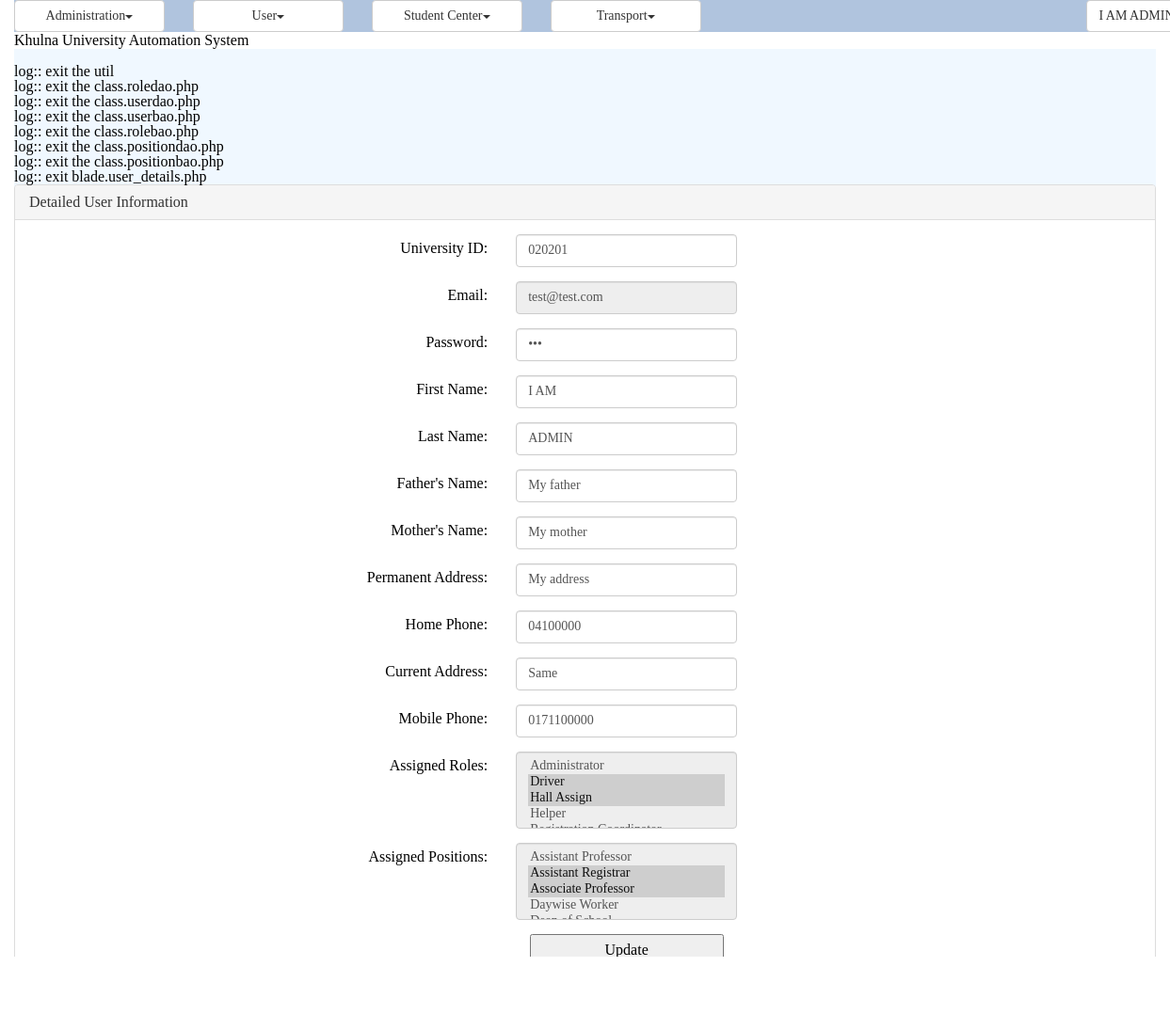
/user_details.php (signed in), run on the app's committed database.
### tables this page shows
CREATE TABLE `tbl_user` (
  `ID` varchar(40) NOT NULL,
  `UniversityID` varchar(20) NOT NULL,
  `Email` varchar(50) NOT NULL,
  `Password` varchar(20) NOT NULL,
  `FirstName` varchar(50) NOT NULL,
  `LastName` varchar(50) NOT NULL,
  `Status` varchar(20) DEFAULT NULL,
  `IsLogged` smallint(1) DEFAULT NULL,
  `IsArchived` smallint(1) DEFAULT NULL,
  `IsDeleted` smallint(1) DEFAULT NULL
);

CREATE TABLE `tbl_user_details` (
  `ID` varchar(40) NOT NULL,
  `FatherName` varchar(100) DEFAULT NULL,
  `MotherName` varchar(100) DEFAULT NULL,
  `PermanentAddress` varchar(200) DEFAULT NULL,
  `HomePhone` varchar(20) DEFAULT NULL,
  `CurrentAddress` varchar(200) DEFAULT NULL,
  `MobilePhone` varchar(20) DEFAULT NULL
);

CREATE TABLE `tbl_role` (
  `ID` varchar(40) NOT NULL,
  `Name` varchar(50) NOT NULL
);

CREATE TABLE `tbl_position` (
  `ID` varchar(40) NOT NULL,
  `Name` varchar(50) NOT NULL
);

### common/class.common.user.php (called while the page is built, shortened)
<?php
class User{
    private $_ID;
    public function setID ( $ID ) {
        $this->_ID = $ID;
    }
    public function getID () {
        return $this->_ID;
    }
}
class UserDetails{
    private $_FatherName;
    private $_MotherName;
    private $_PermanentAddress;
    private $_HomePhone;
    private $_CurrentAddress;
    private $_MobilePhone;
    public function setFatherName ( $FatherName ) {
        $this->_FatherName = $FatherName;
    }
    public function getFatherName () {
        return $this->_FatherName;
    }
    public function setMotherName ( $MotherName ) {
        $this->_MotherName = $MotherName;
    }
    public function getMotherName () {
        return $this->_MotherName;
    }
    public function setPermanentAddress ( $PermanentAddress ) {
        $this->_PermanentAddress = $PermanentAddress;
    }
    public function getPermanentAddress () {
        return $this->_PermanentAddress;
    }
    public function setHomePhone( $HomePhone ) {
        $this->_HomePhone = $HomePhone;
    }
    public function getHomePhone() {
        return $this->_HomePhone;
    }
   public function setCurrentAddress ( $CurrentAddress ) {
        $this->_CurrentAddress = $CurrentAddress;
    }
    public function getCurrentAddress () {
        return $this->_CurrentAddress;
    }
    public function setMobilePhone( $MobilePhone ) {
        $this->_MobilePhone = $MobilePhone;
    }
    public function getMobilePhone() {
        return $this->_MobilePhone;
    }
}
class Role{
    private $_ID;
    private $_Name;
    public function setID ( $ID ) {
        $this->_ID = $ID;
    }
    public function getID () {
        return $this->_ID;
    }
    public function setName( $Name ) {
        $this->_Name = $Name;
    }
    public function getName() {
        return $this->_Name;
    }
}
class Position{
    private $_ID;
    private $_Name;
    public function setID ( $ID ) {
        $this->_ID = $ID;
    }
    public function getID () {
        return $this->_ID;
    }
    public function setName( $Name ) {
        $this->_Name = $Name;
    }
    public function getName() {
        return $this->_Name;
    }
}
?>

### common/class.common.php (called while the page is built, shortened)
<?php
include_once 'class.common.user.php';
class Result{
    private $_IsSuccess=0;
    private $_ResultObject;
    public function setIsSuccess($IsSuccess){
        $this->_IsSuccess = $IsSuccess;
    }
    public function getIsSuccess(){
        return $this->_IsSuccess;
    }
    public function setResultObject($ResultObject){
        $this->_ResultObject = $ResultObject;
    }
    public function getResultObject(){
        return $this->_ResultObject;
    }
}
?>

### modules/user/ui/view.user_details.php (the view)
<?php
include_once COMMON.'class.common.php';
include_once 'blade/view.user_details.blade.php';
?>
<div class="panel panel-default">
    <div class="panel-heading">Detailed User Information</div>
    <div class="panel-body">
	<div id="form">
		<form method="post" class="form-horizontal">
			<div class="form-group">
              	<label class="control-label col-sm-4" for="txtUniversityID">University ID:</label>
              	<div class="col-sm-6">
              	<input type="text" name="txtUniversityID" class="form-control" placeholder="University Identity" value="<?php echo $userPositions->getUniversityID(); ?>" required/>
			  	</div>
			</div>
			<div class="form-group">
              	<label class="control-label col-sm-4" for="txtEmail">Email:</label>
              	<div class="col-sm-6">
			  	<input type="email" name="txtEmail" class="form-control" placeholder="Email Address" value="<?php echo $userPositions->getEmail(); ?>" readonly/>
			  	</div>
			</div>
			<div class="form-group">
              	<label class="control-label col-sm-4" for="txtPassword">Password:</label>
              	<div class="col-sm-6">
				<input type="password" name="txtPassword" class="form-control" placeholder="Password" value="<?php echo $userPositions->getPassword(); ?>" required/>
				</div>
			</div>
			<div class="form-group">
              	<label class="control-label col-sm-4" for="txtFirstName">First Name:</label>
              	<div class="col-sm-6">
				<input type="text" name="txtFirstName" class="form-control" placeholder="First Name" value="<?php echo $userPositions->getFirstName(); ?>" required/>
				</div>
			</div>
			<div class="form-group">
              	<label class="control-label col-sm-4" for="txtLastName">Last Name:</label>
              	<div class="col-sm-6">
				<input type="text" name="txtLastName" class="form-control" placeholder="Last Name" value="<?php echo $userPositions->getLastName(); ?>" required/>
				</div>
			</div>
			<div class="form-group">
              	<label class="control-label col-sm-4" for="txtFatherName">Father's Name:</label>
              	<div class="col-sm-6">
				<input type="text" name="txtFatherName" class="form-control" placeholder="Father's Name" value="<?php echo $userDetails->getFatherName(); ?>" required/>
				</div>
			</div>
			<div class="form-group">
              	<label class="control-label col-sm-4" for="txtMotherName">Mother's Name:</label>
              	<div class="col-sm-6">
				<input type="text" name="txtMotherName" class="form-control" placeholder="Mother's Name" value="<?php echo $userDetails->getMotherName(); ?>" required/>
				</div>
			</div>
			<div class="form-group">
              	<label class="control-label col-sm-4" for="txtPermanentAddress">Permanent Address:</label>
              	<div class="col-sm-6">
				<input type="text" name="txtPermanentAddress" class="form-control" placeholder="Permanent Address" value="<?php echo $userDetails->getPermanentAddress(); ?>" required/>
				</div>
			</div>
			<div class="form-group">
              	<label class="control-label col-sm-4" for="txtHomePhone">Home Phone:</label>
              	<div class="col-sm-6">
				<input type="text" name="txtHomePhone" class="form-control" placeholder="Home Phone" value="<?php echo $userDetails->getHomePhone(); ?>" required/>
				</div>
			</div>
			<div class="form-group">
              	<label class="control-label col-sm-4" for="txtCurrentAddress">Current Address:</label>
              	<div class="col-sm-6">
				<input type="text" name="txtCurrentAddress" class="form-control" placeholder="Current Address" value="<?php echo $userDetails->getCurrentAddress(); ?>" required/>
				</div>
			</div>
			<div class="form-group">
              	<label class="control-label col-sm-4" for="txtMobilePhone">Mobile Phone:</label>
              	<div class="col-sm-6">
				<input type="text" name="txtMobilePhone" class="form-control" placeholder="Mobile Phone" value="<?php echo $userDetails->getMobilePhone(); ?>" required/>
				</div>
			</div>
			<div class="form-group">
              	<label class="control-label col-sm-4" for="assignedRoles">Assigned Roles:</label>
              	<div class="col-sm-6">
						    <?php
						    $var = '<select name="assignedRoles[]" class="form-control" id="select-from-roles" multiple readonly>';
							$Result = $_RoleBAO->getAllRoles();
							if($Result->getIsSuccess()){
								$Roles = $Result->getResultObject();
						       for ($i=0; $i < sizeof($Roles); $i++) {
						       		$Role = $Roles[$i];
						    		$var = $var. '<option value="'.$Role->getID().'"';
						       		if(isRoleAvailable($Role,$userPositions->getRoles())) {
						          		$var = $var.' selected="selected"';
						          	}
						          	$var = $var.'>'.$Role->getName().'</option>';
								}
								$var = $var.'</select>';
							}
							echo $var;
							?>
				</div>
			</div>
			<div class="form-group">
              	<label class="control-label col-sm-4" for="assignedPositions">Assigned Positions:</label>
              	<div class="col-sm-6">
						    <?php
						    $var = '<select name="assignedPositions[]" class="form-control" id="select-from-positions" multiple readonly>';
							$Result = $_PositionBAO->getAllPositions();
							if($Result->getIsSuccess()){
								$Positions = $Result->getResultObject();
						       for ($i=0; $i < sizeof($Positions); $i++) {
						       		$Position = $Positions[$i];
						    		$var = $var. '<option value="'.$Position->getID().'"';
						       		if(isPositionAvailable($Position,$userPositions->getPositions()))
						       		{
						          		$var = $var.' selected="selected"';
						          	}
						          	$var = $var.'>'.$Position->getName().'</option>';
								}
								$var = $var.'</select>';
							}
							echo $var;
							?>
				</div>
			</div>
	        <div class="form-group">
              <div class="col-sm-offset-2 col-sm-10">
					<button type="submit" value="update" name="update">Update</button>
			   </div>
            </div>
		</form>
	</div>
	</div>
</div>

### resources/css/style.css (style rules this page uses)
#form { width:500px; margin:0px auto; text-align:center; }
#form form input { width:100%; height:35px; }
form button { width:50%; height:35px; }

### data on the page
tbl_user: txtUniversityID "020201", txtEmail "test@test.com", txtFirstName "I AM", txtLastName "ADMIN"
tbl_user_details: txtFatherName "My father", txtMotherName "My mother", txtPermanentAddress "My address", txtHomePhone "04100000", txtCurrentAddress "Same", txtMobilePhone "0171100000"
tbl_role: Name "Administrator / Driver ☑ / Hall Assign ☑ / Helper"
tbl_position: Name "Assistant Professor / Assistant Registrar ☑ / Associate Professor ☑ / Daywise Worker"

### other printed values
$globalMenu[$i]->getTitle() "Administration User Student Center Transport"
$CurrentUser->getFirstName() "I AM"
